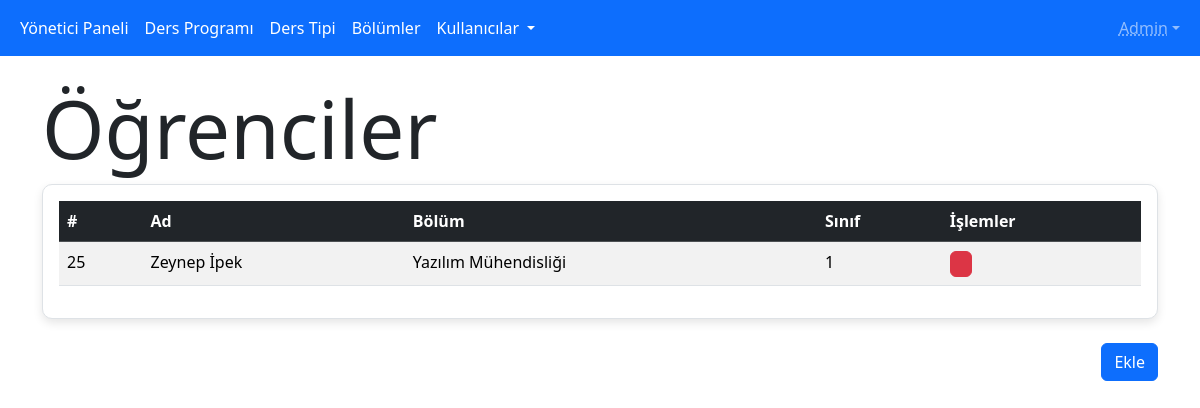
Page /dashboard/student (signed in) on the committed database.
### website/models.py (models this page shows)
class BaseModel(Model):
    class Meta:
        database = db

class User(BaseModel):
    name = CharField(max_length=255)
    department = ForeignKeyField(Department, backref='users',
                                 null=True)  # Eğer kullanıcı öğrenci değilse, boş olabilir.
    grade = IntegerField(null=True)  # Öğrenci değilse boş olabilir.
    type = IntegerField()  # 0: Öğrenci, 1: Öğretim Görevlisi, 2: Yönetici
    password = CharField(max_length=255) # Şifre
    class Meta:
        table_name = 'users'

class Department(BaseModel):
    name = CharField(max_length=255)
    short_name = CharField(max_length=5, unique=True)
    max_hour = IntegerField()
    class Meta:
        table_name = 'departments'

### website/dashboard.py (the view)
@dashboard.route('/student')
def student_page():
    students = User.select().where(User.type == 0)
    return render_template('student/index.html', students=students)

### website/__init__.py (called while the page is built)
def create_app() -> Flask:
    app = Flask(__name__)
    app.secret_key = "B1zdkpOQ3AbJBvSaJrlCWMITM1uQwwmIbTImjIRFGkSr74J1TDp6J3Yzzl4a3Qgq96vMNf0hSSD0fouM"
    app.config['ROOT_URL'] = Path(__file__).parent.parent
    print(f"Proje {app.config['ROOT_URL']} dizininde çalıştırılıyor")
    @app.before_request
    def login_required():
        if not ((session.get('id', None)) or
                (request.endpoint and request.endpoint in ('auth.login', 'static'))):
            flash('Önce Giriş Yapın', 'danger'),
            return redirect(url_for('auth.login', next=request.url))
    app.register_blueprint(auth, url_prefix='/auth')
    app.register_blueprint(dashboard, url_prefix='/dashboard')
    app.register_blueprint(website)
    return app

### website/dashboard.py (called while the page is built)
@dashboard.before_request
def before_request():
    if session.get('type', 0) != 2:
        flash("Yönetici değilsiniz!", "danger")
        return redirect(url_for('auth.login'))

### website/templates/dashboard/student/index.html (shortened to what this page needs)
{% extends "dashboard/layout.html" %}
{% block content %}
    <h1 class="display-1">Öğrenciler</h1>
        <div class="row justify-content-center">
            <div class="w-100">
                <div class="table-container p-3 bg-white overflow-y-auto">
                    <table class="table table-striped table-hover">
                        <thead class="table-dark">
                            <tr>
                                <th>#</th>
                                <th>Ad</th>
                                <th>Bölüm</th>
                                <th>Sınıf</th>
                                <th>İşlemler</th>
                            </tr>
                        </thead>
                        <tbody>
                            {% for student in students  %}
                                <tr>
                                    <td>{{ student.id }}</td>
                                    <td>{{ student.name }}</td>
                                    <td>{{ student.department.name }}</td>
                                    <td>{{ student.grade }}</td>
                                    <td>
                                        <a href="{{ url_for('dashboard.student_delete', id=student.id) }}" class="btn btn-danger px-1 py-0" onclick="return window.confirm('Silmek istediğinize emin misiniz?')">
                                            <i class="bi bi-x-lg"></i>
                                        </a>
                                    </td>
                                </tr>
                            {% endfor %}
                        </tbody>
                    </table>
                </div>
            </div>
        </div>
    <br>
    <a href="{{ url_for('dashboard.student_add') }}" class="btn btn-primary float-end">Ekle</a>
{% endblock %}

### website/templates/dashboard/student/index.html (style rules this page uses)
.table-container { max-height: 500px; border: 1px solid #dee2e6; border-radius: 10px; box-shadow: 0 4px 10px rgba(0, 0, 0, 0.1); }

### rows in the picture
User: id "25", name "Zeynep İpek", department.name "Yazılım Mühendisliği", grade "1"

### other values in the picture
{{ session['name'] }} "Admin"
